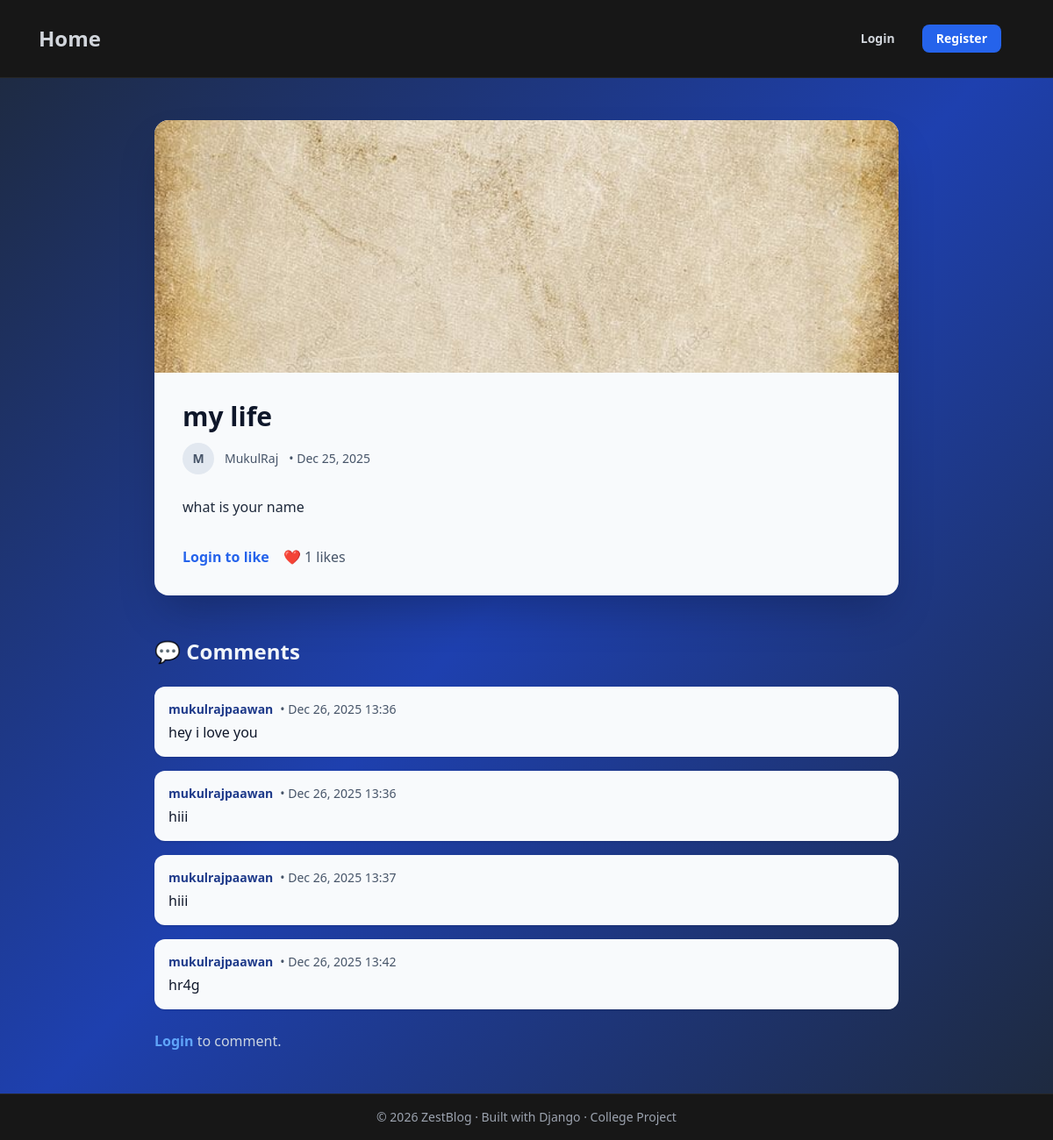
Screenshot of /my-life/ with the database file from the repository.
### blog/models.py (models this page shows, shortened)
class Blog(models.Model):
    title = models.CharField(max_length=200)
    slug = models.SlugField(unique=True)
    content = models.TextField()
    cover_image = models.ImageField(upload_to='blog_images/', blank=True, null=True)
    author = models.ForeignKey(user, on_delete=models.CASCADE, related_name='blogs')
    likes = models.ManyToManyField(user, related_name='liked_blogs', blank=True)
    is_published = models.BooleanField(default=True)
    created_at = models.DateTimeField(auto_now_add=True)
    updated_at = models.DateTimeField(auto_now=True)
    def total_likes(self):
        return self.likes.count()

class Comment(models.Model):
    blog = models.ForeignKey(
        Blog,
        on_delete=models.CASCADE,
        related_name='comments'
    )
    author = models.ForeignKey(
        user,
        on_delete=models.CASCADE
    )
    text = models.TextField()
    created_at = models.DateTimeField(auto_now_add=True)

### accounts/models.py (models this page shows)
class User(AbstractUser):
    pass

### blog/views.py (the view, shortened to what this page needs)
# urls.py: path('<slug:slug>/', BlogDetailView.as_view(), name='blog_detail'),
class BlogDetailView(DetailView):
    model = Blog
    template_name = 'blog/blog_detail.html'
    context_object_name = 'blog'
    def get_context_data(self, **kwargs):
        context = super().get_context_data(**kwargs)
        context['comments'] = self.object.comments.select_related('author')
        context['comment_form'] = CommentForm()
        return context

### templates/blog/blog_detail.html (shortened to what this page needs)
{% extends "base.html" %}
{% block content %}
<div class="max-w-4xl mx-auto px-6 py-12">
  <article class="bg-slate-50 rounded-2xl shadow-2xl overflow-hidden">
    {% if blog.cover_image %}
      <img
        src="{{ blog.cover_image.url }}"
        alt="{{ blog.title }}"
        class="w-full h-72 object-cover"
      >
    {% endif %}
    <div class="p-8">
      <h1 class="text-3xl font-bold text-slate-900 mb-3">
        {{ blog.title }}
      </h1>
      <div class="flex items-center gap-3 text-sm text-slate-600 mb-6">
        <div class="w-9 h-9 rounded-full bg-slate-200 flex items-center justify-center font-semibold">
          {{ blog.author.username|slice:":1"|upper }}
        </div>
        <span>{{ blog.author.username }}</span>
        <span>• {{ blog.created_at|date:"M d, Y" }}</span>
      </div>
      <div class="prose max-w-none text-slate-800 leading-relaxed">
        {{ blog.content|linebreaks }}
      </div>
      <div class="mt-8 flex items-center gap-4">
        <form method="post" action="{% url 'blog_like' blog.slug %}">
          {% if user.is_authenticated %}
            {% if user in blog.likes.all %}
              <button
                type="submit"
                class="px-5 py-2 rounded-full bg-red-100 text-red-600 font-semibold hover:bg-red-200">
                ❤️ Unlike
              </button>
            {% else %}
              <button
                type="submit"
                class="px-5 py-2 rounded-full bg-blue-100 text-blue-600 font-semibold hover:bg-blue-200">
                👍 Like
              </button>
            {% endif %}
          {% else %}
            <a
              href="{% url 'login' %}"
              class="text-blue-600 font-semibold">
              Login to like
            </a>
          {% endif %}
        </form>
        <span class="text-slate-600">
          ❤️ {{ blog.total_likes }} likes
        </span>
      </div>
    </div>
  </article>
  <section class="mt-12">
    <h2 class="text-2xl font-bold text-slate-100 mb-6">
      💬 Comments
    </h2>
    <div class="space-y-4">
      {% for comment in comments %}
        <div class="bg-slate-50 rounded-xl p-4 shadow">
          <div class="flex items-center gap-2 text-sm text-slate-600 mb-1">
            <strong class="text-blue-900">{{ comment.author.username }}</strong>
            <span>• {{ comment.created_at|date:"M d, Y H:i" }}</span>
          </div>
          <div class="prose prose-slate max-w-none text-slate-900">
  {{ comment.text|linebreaks }}
</div>
        </div>
      {% empty %}
        <p class="text-slate-300">
          No comments yet.
        </p>
      {% endfor %}
    </div>
   {% if user.is_authenticated %}
  <button
    id="showCommentBtn"
    class="mt-8 px-6 py-2 rounded-xl bg-blue-600 text-white font-semibold hover:bg-blue-700">
    Add a comment
  </button>
  <div
    id="commentBox"
    class="mt-6 bg-slate-50 rounded-xl p-6 shadow hidden">
    <h3 class="text-lg font-bold text-slate-900 mb-3">
      Write your comment
    </h3>
    <form method="post">
      {% csrf_token %}
      {{ comment_form.text }}
      <div class="mt-4 flex gap-3">
        <button
          type="submit"
          class="px-6 py-2 rounded-xl bg-blue-600 text-white font-semibold hover:bg-blue-700">
          Post Comment
        </button>
        <button
          type="button"
          id="cancelComment"
          class="px-6 py-2 rounded-xl bg-slate-200 text-slate-700 hover:bg-slate-300">
          Cancel
        </button>
      </div>
    </form>
  </div>
{% else %}
  <p class="mt-6 text-slate-300">
    <a href="{% url 'login' %}" class="text-blue-400 font-semibold">
      Login
    </a> to comment.
  </p>
{% endif %}
  </section>
</div>
{% endblock %}

### rows the page displays
Blog: cover_image (picture), title "my life", author.username "M", author.username "MukulRaj", created_at "Dec 25, 2025", content "what is your name", total_likes "1"
Comment: author.username "mukulrajpaawan", created_at "Dec 26, 2025 13:36", text "hey i love you"
Comment: author.username "mukulrajpaawan", created_at "Dec 26, 2025 13:36", text "hiii"
Comment: author.username "mukulrajpaawan", created_at "Dec 26, 2025 13:37", text "hiii"
Comment: author.username "mukulrajpaawan", created_at "Dec 26, 2025 13:42", text "hr4g"
